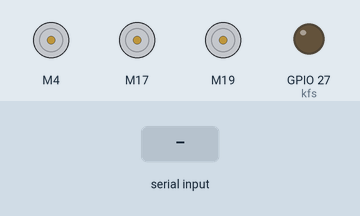
Bench run of a sketch on a simulated ESP32. Shown: 3 × DC motor (green arrow = forward, orange = backward, longer = faster), output pins drawn as LEDs (lit = HIGH). The inputs (shaded band) are chosen by the test bench.

Above: at 1.2 s.
1.3 s: "KF_up\n" received over Serial
At 2.0 s:
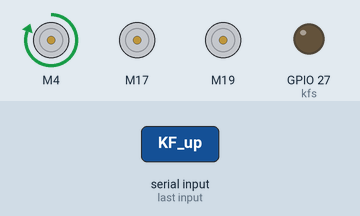
2.8 s: "KF_dn\n" received over Serial
At 3.1 s:
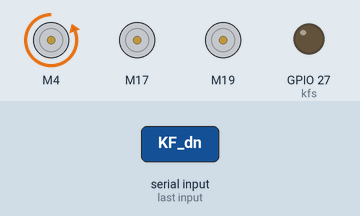
4.3 s: "KFH_F\n" received over Serial
At 5.5 s:
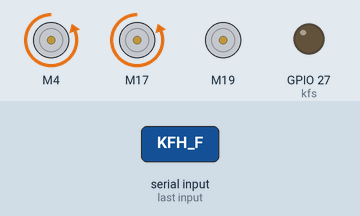
5.8 s: "KFH_B\n" received over Serial
At 6.6 s:
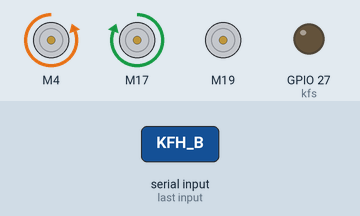
7.3 s: "KF_C\n" received over Serial
At 7.8 s:
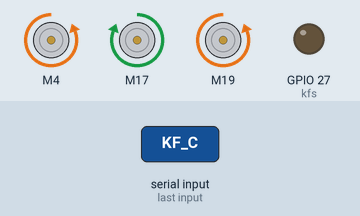
8.8 s: "KF_AC\n" received over Serial
At 10.1 s:
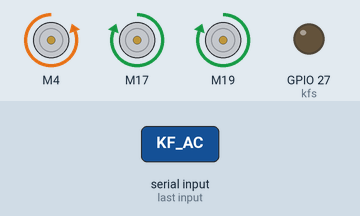
Timing chart, 0 to 11.3 s (numbered marks = the images above; inputs shaded):
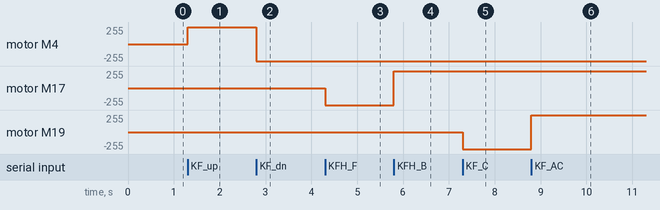

Measured:
- after the input at 1.3 s, motor M4: stopped → forward 255/255 at once
- after the input at 2.8 s, motor M4: forward 255/255 → backward 255/255 at once
- after the input at 4.3 s, motor M17: stopped → backward 255/255 at once
- after the input at 5.8 s, motor M17: backward 255/255 → forward 255/255 at once
- after the input at 7.3 s, motor M19: stopped → backward 255/255 at once
- after the input at 8.8 s, motor M19: backward 255/255 → forward 255/255 at once

The sketch:

R1_s3.ino
```cpp
#include "HardwareSerial.h"
#include <CytronMotorDriver.h>

String v = "" , curr_kfs , pre_kfs;
int hand ;
int kfs = 27 ;
int kfs_lift = 255;
int kfs_rotate = 255;
int kfs_hand = 255;

HardwareSerial espSerial(0);

CytronMD kfb(PWM_DIR, 19, 18);
CytronMD kfr(PWM_DIR, 17, 16);
CytronMD kfl(PWM_DIR, 4, 2);

void setup() {
  espSerial.begin(250000);
  pinMode(kfs,  OUTPUT)  ;
}

void loop() {

  if (espSerial.available()) {
    v = espSerial.readStringUntil('\n');
    v.trim();
  }


  if (v == "KF_up") {
    kfl.setSpeed(kfs_lift);
  }
  else if (v == "KF_dn") {
    kfl.setSpeed(-kfs_lift);
  }
  else if (v == "KFH_F") {
    kfr.setSpeed(-kfs_rotate);
  }
  else if (v == "KFH_B") {
    kfr.setSpeed(kfs_rotate);
  }
  else if (v == "KF_C") {
    kfb.setSpeed(-kfs_hand);
  }
  else if (v == "KF_AC") {
    kfb.setSpeed(kfs_hand);
  }
  else if (v == "S") {
    kfl.setSpeed(0);
    kfr.setSpeed(0);
    kfb.setSpeed(0);
  }
  if(v == "KP" || v == "KP1" ){
  curr_kfs = v;
  if(curr_kfs == "KP" && pre_kfs == "KP1") hand++ ;
  pre_kfs = curr_kfs ;
  }
  if(hand%2 == 1)  digitalWrite(kfs, HIGH);
  else digitalWrite(kfs, LOW);


}
```
